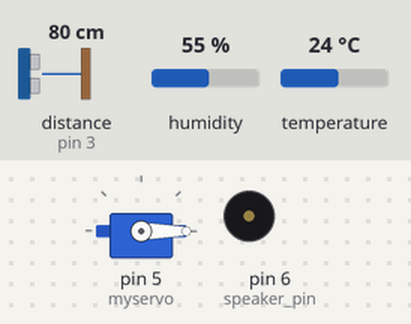
A sketch run on a simulated Arduino Uno, built with avr-gcc and run on an emulated ATmega328P. On the bench: servo, buzzer (waves = sounding). The test bench sets the inputs (shaded band); at power-on: distance to the obstacle (sensor on pin 3) 80 cm, temperature 24 °C, humidity 55 %. What the sketch prints to the serial monitor is not drawn.

Above: at 2.2 s.
2.3 s: distance to the obstacle (sensor on pin 3) set to 55 cm
5.8 s: distance to the obstacle (sensor on pin 3) set to 48 cm
At 6.97 s:
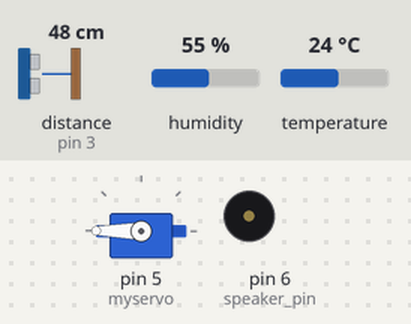
10.9 s: temperature set to 28 °C
At 13.1 s:
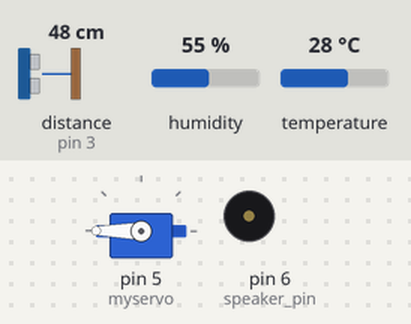
14.4 s: distance to the obstacle (sensor on pin 3) set to 8 cm
17.9 s: distance to the obstacle (sensor on pin 3) set to 5 cm
At 19.1 s:
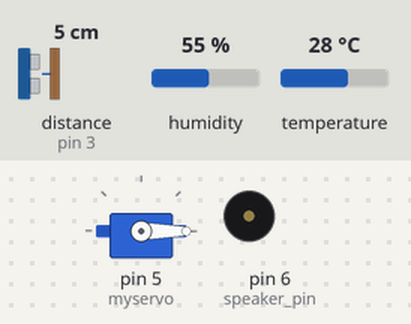
21.4 s: distance to the obstacle (sensor on pin 3) set to 9 cm
At 25.7 s:
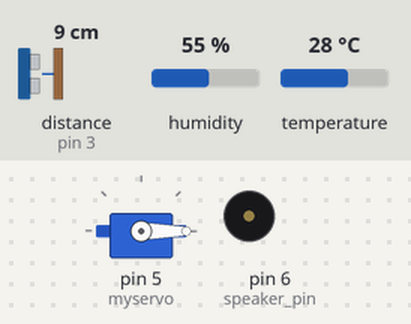
Timing chart, 0 to 26.3 s (numbered marks = the images above; inputs shaded):
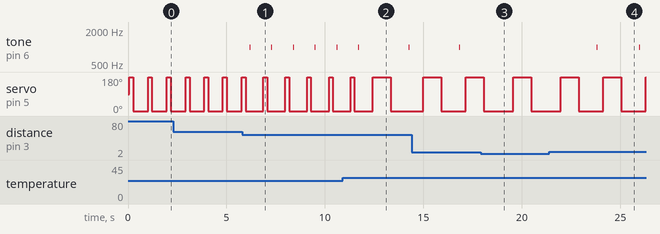

The sketch:

midtestado.ino
```cpp
#include "DHT.h"
#include <Servo.h>
#include <Ultrasonic.h>


DHT dht2(4, DHT11);
Ultrasonic ultrasonic_2_3(2, 3);
int speaker_pin=6;//p5插蜂鳴器sig


Servo myservo;
void setup()
{
  Serial.begin(115200);
  dht2.begin();
  myservo.attach(5);
}
void loop()
{

  Serial.print("相對溼度 : ");
  Serial.println(dht2.readHumidity());
  Serial.print("攝氏溫度 : ");
  Serial.println(dht2.readTemperature());
  Serial.print("華氏溫度 : ");
  Serial.println(dht2.readTemperature(true));
  delay(50);

  int H = dht2.readTemperature();

  if(H  <  27){
    for (int pos=0; pos<=180;pos++){
    myservo.write(180);
    delay(1);
    }
    for (int pos=180; pos>=0;pos--){
    myservo.write(0);
    delay(1);
    }
  }else if(H >= 27 && H <= 28){
    for (int pos=0; pos<=180;pos++){
    myservo.write(180);
    delay(5);
    }
    for (int pos=180; pos>=0;pos--){
    myservo.write(0);
    delay(5);
    }
  }else if(H > 28){
    for (int pos=0; pos<=180;pos++){
    myservo.write(180);
    delay(10);
    }
    for (int pos=180; pos>=0;pos--){
    myservo.write(0);
    delay(10);
    }
  }

  float Ms=ultrasonic_2_3.timing();
  long cmMs=ultrasonic_2_3.convert(Ms, Ultrasonic::CM);
  Serial.print("感測距離(單位cm):");
  Serial.println(String(cmMs));
  if(cmMs>50)
    speaker(0);
  else if(cmMs>10)
  speaker(3);
  else if(cmMs>5)
  speaker(1);
  else
  speaker(0);


}


int speaker(int state){
  if(state >= 1 && state<4){
  tone(speaker_pin,1000);
  delay(50);
  noTone(speaker_pin);
  delay(200*state);
  }else{
   noTone(speaker_pin);
   delay(500);
  }
}
```

Measured:
- the behaviour switches between 52 and 51 cm on distance to the obstacle (sensor on pin 3) (found by bisection; images 0 and 1)
- the behaviour switches between 26 and 27 °C on temperature (found by bisection; images 1 and 2)
- the behaviour switches between 7 and 6 cm on distance to the obstacle (sensor on pin 3) (found by bisection; images 2 and 3)
- after the input at 5.8 s, tone on pin 6 (speaker_pin): alternates 1000 Hz for 0.05 s and silent for 1.1 s, starting after 0.38 s
- after the input at 10.9 s, tone on pin 6 (speaker_pin): silent → 1000 Hz after 3.4 s, → silent 0.05 s later
- after the input at 17.9 s, tone on pin 6 (speaker_pin): stops changing and stays silent
- after the input at 21.4 s, tone on pin 6 (speaker_pin): alternates 1000 Hz for 0.05 s and silent for 2.1 s, starting after 2.4 s
- by itself, servo on pin 5 (myservo): alternates 180° for 0.19 s and 0° for 0.91 s
